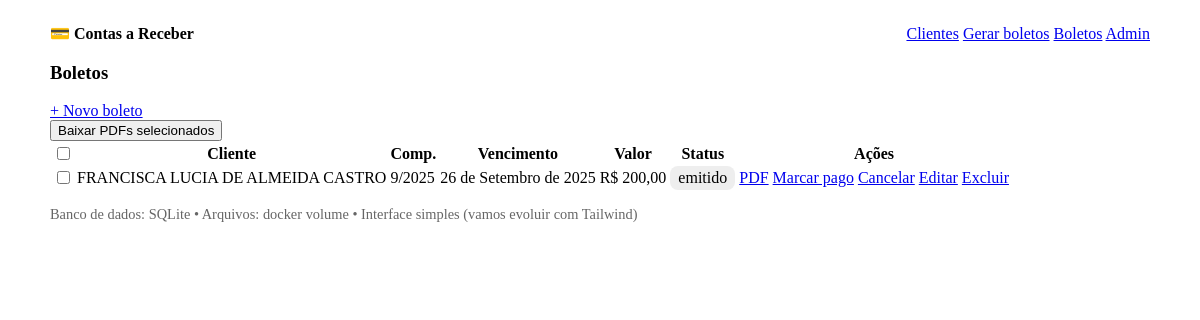
The page /boletos/ (signed in) on the database as committed earlier.
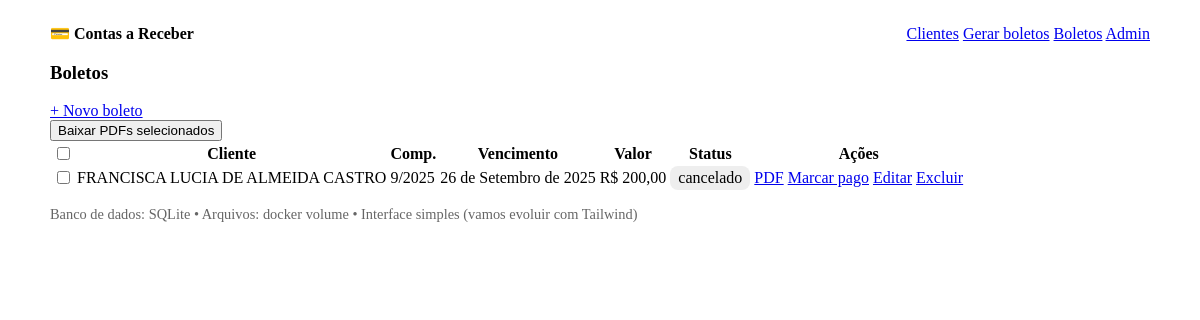
The same page on the database as committed later.
### billing/models.py (models this page shows, shortened)
class Boleto(models.Model):
    STATUS_CHOICES = [
        ('novo', 'Novo'),
        ('emitido', 'Emitido'),
        ('pago', 'Pago'),
        ('cancelado', 'Cancelado'),
        ('erro', 'Erro'),
    ]
    cliente = models.ForeignKey(Cliente, on_delete=models.CASCADE, related_name='boletos')
    competencia_ano = models.PositiveSmallIntegerField()
    competencia_mes = models.PositiveSmallIntegerField()
    data_vencimento = models.DateField()
    valor = models.DecimalField(max_digits=12, decimal_places=2)
    nosso_numero = models.CharField(max_length=64, blank=True)
    linha_digitavel = models.CharField(max_length=100, blank=True)
    codigo_barras = models.CharField(max_length=100, blank=True)
    tx_id = models.CharField(max_length=100, blank=True)
    codigo_solicitacao = models.CharField(max_length=100, blank=True)
    status = models.CharField(max_length=10, choices=STATUS_CHOICES, default='novo')
    erro_msg = models.TextField(blank=True)
    pdf = models.FileField(upload_to='boletos/', blank=True, null=True)
    data_pagamento = models.DateField(blank=True, null=True)
    criado_em = models.DateTimeField(auto_now_add=True)
    class Meta:
        unique_together = ('cliente', 'competencia_ano', 'competencia_mes')

class Cliente(models.Model):
    valorNominal = models.DecimalField('Valor nominal', max_digits=12, decimal_places=2)
    dataVencimento = models.PositiveSmallIntegerField('Dia do vencimento (1..31)')
    nome = models.CharField('Nome', max_length=200)
    cpfCnpj = models.CharField('CPF/CNPJ', max_length=18)
    email = models.EmailField('E-mail', blank=True)
    ddd = models.CharField('DDD', max_length=3, blank=True)
    telefone = models.CharField('Telefone', max_length=20, blank=True)
    endereco = models.CharField('Endereço', max_length=200, blank=True)
    numero = models.CharField('Número', max_length=20, blank=True)
    complemento = models.CharField('Complemento', max_length=100, blank=True)
    bairro = models.CharField('Bairro', max_length=100, blank=True)
    cidade = models.CharField('Cidade', max_length=100, blank=True)
    uf = models.CharField('UF', max_length=2, choices=UF_CHOICES, blank=True)
    cep = models.CharField('CEP', max_length=9, blank=True)

### billing/views.py (the view)
# urls.py: path("boletos/", views.boletos_list, name="boletos_list"),
@login_required
def boletos_list(request):
    boletos = Boleto.objects.select_related("cliente").order_by("-criado_em")
    return render(request, "billing/boletos_list.html", {"boletos": boletos})

### templates/billing/boletos_list.html (shortened to what this page needs)
{% extends "base.html" %}
{% block content %}
  <h3>Boletos</h3>
  <div class="toolbar">
    <a href="{% url 'boleto_create' %}" role="button">+ Novo boleto</a>
  </div>
  <form method="post" action="{% url 'baixar_pdf_lote' %}">
    <div class="toolbar">
      <button type="submit" class="secondary">Baixar PDFs selecionados</button>
    </div>
    <table>
    <thead>
      <tr>
        <th><input type="checkbox" id="selecionar-todos" title="Selecionar todos"></th>
        <th>Cliente</th><th>Comp.</th><th>Vencimento</th><th>Valor</th><th>Status</th><th>Ações</th>
      </tr>
    </thead>
    <tbody>
      {% for b in boletos %}
        <tr>
          <td><input type="checkbox" name="boletos" value="{{ b.id }}" class="selecao-boleto"></td>
          <td>{{ b.cliente.nome }}</td>
          <td>{{ b.competencia_mes }}/{{ b.competencia_ano }}</td>
          <td>{{ b.data_vencimento }}</td>
          <td>R$ {{ b.valor }}</td>
          <td><span class="badge">{{ b.status }}</span></td>
          <td>
            {% if b.pdf %}
              <a href="{% url 'baixar_pdf' b.id %}" role="button">PDF</a>
            {% else %}
              <a href="{% url 'baixar_pdf' b.id %}" role="button" class="secondary">Baixar PDF</a>
            {% endif %}
            {% if b.status != "pago" %}
              <a href="{% url 'marcar_pago' b.id %}" role="button" class="contrast">Marcar pago</a>
            {% endif %}
            {% if b.status != "cancelado" %}
              <a href="{% url 'cancelar_boleto' b.id %}" role="button" class="secondary">Cancelar</a>
            {% endif %}
            <a href="{% url 'boleto_update' b.id %}" role="button" class="secondary">Editar</a>
            <a href="{% url 'boleto_delete' b.id %}" role="button" class="contrast">Excluir</a>
          </td>
        </tr>
      {% empty %}
        <tr><td colspan="7">Nenhum boleto gerado.</td></tr>
      {% endfor %}
    </tbody>
    </table>
  </form>
{% endblock %}

Rows that differ between the two databases and show on the page:
changed Boleto "FRANCISCA LUCIA DE ALMEIDA CASTRO": status "emitido" → "cancelado"; no longer shows "Cancelar"
